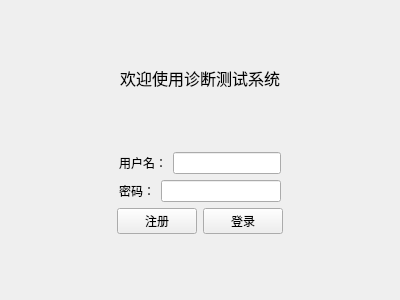
<?xml version="1.0" encoding="UTF-8"?>
<ui version="4.0">
 <class>LoginView</class>
 <widget class="QWidget" name="LoginView">
  <property name="geometry">
   <rect>
    <x>0</x>
    <y>0</y>
    <width>400</width>
    <height>300</height>
   </rect>
  </property>
  <property name="windowTitle">
   <string>登录</string>
  </property>
  <layout class="QVBoxLayout" name="verticalLayout_2">
   <item>
    <spacer name="verticalSpacer">
     <property name="orientation">
      <enum>Qt::Orientation::Vertical</enum>
     </property>
     <property name="sizeHint" stdset="0">
      <size>
       <width>20</width>
       <height>55</height>
      </size>
     </property>
    </spacer>
   </item>
   <item>
    <widget class="QLabel" name="label_3">
     <property name="font">
      <font>
       <pointsize>12</pointsize>
      </font>
     </property>
     <property name="text">
      <string>欢迎使用诊断测试系统</string>
     </property>
     <property name="alignment">
      <set>Qt::AlignmentFlag::AlignCenter</set>
     </property>
    </widget>
   </item>
   <item>
    <spacer name="verticalSpacer_2">
     <property name="orientation">
      <enum>Qt::Orientation::Vertical</enum>
     </property>
     <property name="sizeHint" stdset="0">
      <size>
       <width>20</width>
       <height>55</height>
      </size>
     </property>
    </spacer>
   </item>
   <item>
    <layout class="QHBoxLayout" name="horizontalLayout_4">
     <item>
      <spacer name="horizontalSpacer">
       <property name="orientation">
        <enum>Qt::Orientation::Horizontal</enum>
       </property>
       <property name="sizeHint" stdset="0">
        <size>
         <width>40</width>
         <height>20</height>
        </size>
       </property>
      </spacer>
     </item>
     <item>
      <layout class="QVBoxLayout" name="verticalLayout">
       <item>
        <layout class="QHBoxLayout" name="horizontalLayout">
         <item>
          <widget class="QLabel" name="label">
           <property name="text">
            <string>用户名：</string>
           </property>
          </widget>
         </item>
         <item>
          <widget class="QLineEdit" name="inputUserName"/>
         </item>
        </layout>
       </item>
       <item>
        <layout class="QHBoxLayout" name="horizontalLayout_2">
         <item>
          <widget class="QLabel" name="label_2">
           <property name="text">
            <string>密码：</string>
           </property>
          </widget>
         </item>
         <item>
          <widget class="QLineEdit" name="inputUserPassword"/>
         </item>
        </layout>
       </item>
      </layout>
     </item>
     <item>
      <spacer name="horizontalSpacer_2">
       <property name="orientation">
        <enum>Qt::Orientation::Horizontal</enum>
       </property>
       <property name="sizeHint" stdset="0">
        <size>
         <width>40</width>
         <height>20</height>
        </size>
       </property>
      </spacer>
     </item>
    </layout>
   </item>
   <item>
    <layout class="QHBoxLayout" name="horizontalLayout_5">
     <item>
      <spacer name="horizontalSpacer_3">
       <property name="orientation">
        <enum>Qt::Orientation::Horizontal</enum>
       </property>
       <property name="sizeHint" stdset="0">
        <size>
         <width>40</width>
         <height>20</height>
        </size>
       </property>
      </spacer>
     </item>
     <item>
      <layout class="QHBoxLayout" name="horizontalLayout_3">
       <item>
        <widget class="QPushButton" name="btnSignUp">
         <property name="text">
          <string>注册</string>
         </property>
        </widget>
       </item>
       <item>
        <widget class="QPushButton" name="btnSignIn">
         <property name="text">
          <string>登录</string>
         </property>
        </widget>
       </item>
      </layout>
     </item>
     <item>
      <spacer name="horizontalSpacer_4">
       <property name="orientation">
        <enum>Qt::Orientation::Horizontal</enum>
       </property>
       <property name="sizeHint" stdset="0">
        <size>
         <width>40</width>
         <height>20</height>
        </size>
       </property>
      </spacer>
     </item>
    </layout>
   </item>
   <item>
    <spacer name="verticalSpacer_3">
     <property name="orientation">
      <enum>Qt::Orientation::Vertical</enum>
     </property>
     <property name="sizeHint" stdset="0">
      <size>
       <width>20</width>
       <height>55</height>
      </size>
     </property>
    </spacer>
   </item>
  </layout>
 </widget>
 <resources/>
 <connections/>
</ui>
